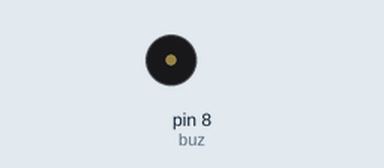
Recording of a sketch running on a simulated Arduino Uno, built with avr-gcc and run on an emulated ATmega328P. Parts: buzzer (waves = sounding). The local clock reads 2024-03-15 10:24:30 at power-on unless the sketch sets it; storage starts empty; random numbers use the default seed unless the sketch sets one; what the sketch prints to the serial monitor is not drawn.

Above: at 8.4 s.
At 13.8 s:
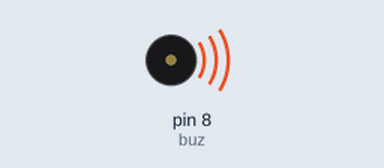
Timing chart, 0 to 17.3 s (numbered marks = the images above):
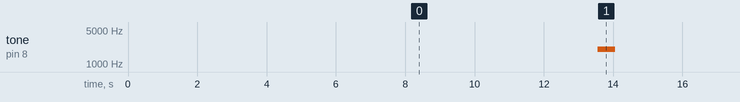

The sketch:

NA_Pressao_SDisplay.ino
```cpp
#include <Arduino.h>
#include <SPI.h>
#include <SD.h>
#include <Wire.h>
#include "RTClib.h"
#include "JeeLib.h"
#include "Narcoleptic.h"

RTC_DS1307 rtc;
const int chipSelect = 10;                                  //10 is default by shield, but normally on Pin 4
String timestring;
float pressure_mca;
float sensorVal;
int buz = 8;


////////////////////////////////////////////////////////////////////////////////////////////////////////////////////////

void setup() {
  pinMode(A0, INPUT);
  pinMode(buz, OUTPUT);


  Serial.begin(115200);
  delay(3000);


  int start = 0;
  while (start < 3) {
    digitalWrite(buz, HIGH);
    delay(60);
    digitalWrite(buz, LOW);
    delay(60);
    start++;
  }

  Serial.println("Inicializando cartao SD...");
  if (!SD.begin(chipSelect)) {
    Serial.println("Erro no cartao SD");
    tone(buz, 1050);
    delay(1000);
    noTone(buz);
    return;
  }
  Serial.println("Cartao inicializado");
  if (! rtc.begin()) {
    Serial.println("RTC nao encontrado");
    tone(buz, 1050);
    delay(1000);
    noTone(buz);

  } else {
    Serial.println("Relogio RTC ajustado");
  }
  if (! rtc.isrunning()) {
    Serial.println("RTC nao esta configurado");
    tone(buz, 1050);
    delay(1000);
    noTone(buz);

  }
}

///////////////////////////////////////////////////////////////////////////////////////////////////////////////////////
void loop() {

  Sleepy::loseSomeTime(160);

  sensorVal = random(500, 3000);

  get_time();                                                           //Get time from RTC
  write_data();                                                         //Write value and Time to SD


  float voltage = (sensorVal * 5.0) / 1024.0;
  float pressure_pascal = (3.0 * ((float)voltage - 0.475)) * 1000000.0;                 //calibrate here
  float pressure_bar = pressure_pascal / 10e5;
  pressure_mca = pressure_bar * 10;

  Serial.println();

  for (byte i = 0; i < 2; ++i) {
    Sleepy::loseSomeTime(5000);
  }
  tone(buz, 2000);
  delay(500);
  noTone(buz);
}

//////////////////////////////////////////////////////////////////////////////////////////////////////////////////////


void get_time() { //Read Time from RTC
  DateTime now = rtc.now();
  timestring = now.day();
  timestring += "/";
  timestring += now.month();
  timestring += "/";
  timestring += now.year();
  timestring += ",";

  timestring += now.hour();
  timestring += ":";
  timestring += now.minute();
  timestring += ":";
  timestring += now.second();
  Serial.println();


}

void write_data() {                                                      //Escrever no SD card

  String dataString = timestring + "," + pressure_mca;
  File dataFile = SD.open("tst_USA.txt", FILE_WRITE);                    // nome do arquivo (até 8 caracteres)
  if (dataFile) {
    dataFile.println(dataString);
    dataFile.close();
    Serial.println(dataString);

  }
  else {
    Serial.println("Erro ao escrever arquivo .txt");
    tone(buz, 1050);
    delay(1000);
    noTone(buz);
  }
}
```

Measured:
- by itself, tone on pin 8 (buz): alternates 2000 Hz for 0.50 s and silent for 10.2 s
